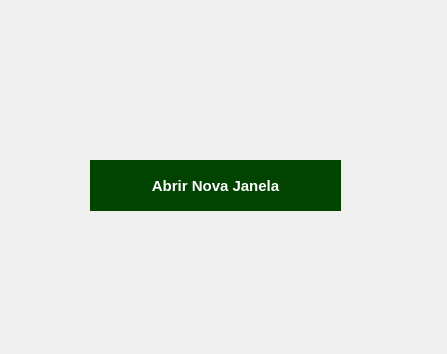
<?xml version="1.0" encoding="UTF-8"?>
<ui version="4.0">
 <class>MainWindow</class>
 <widget class="QMainWindow" name="MainWindow">
  <property name="geometry">
   <rect>
    <x>0</x>
    <y>0</y>
    <width>447</width>
    <height>354</height>
   </rect>
  </property>
  <property name="minimumSize">
   <size>
    <width>447</width>
    <height>354</height>
   </size>
  </property>
  <property name="maximumSize">
   <size>
    <width>447</width>
    <height>354</height>
   </size>
  </property>
  <property name="windowTitle">
   <string>Abrindo Formulários</string>
  </property>
  <widget class="QWidget" name="centralwidget">
   <widget class="QPushButton" name="btnAbrir">
    <property name="geometry">
     <rect>
      <x>90</x>
      <y>160</y>
      <width>251</width>
      <height>51</height>
     </rect>
    </property>
    <property name="styleSheet">
     <string notr="true">border-radius: 50%;
background-color: #004400;
color: white;
font-size: 11pt;
font-family: Arial, sans-serif;
font-weight: bold;</string>
    </property>
    <property name="text">
     <string>Abrir Nova Janela</string>
    </property>
   </widget>
  </widget>
 </widget>
 <resources/>
 <connections/>
</ui>
